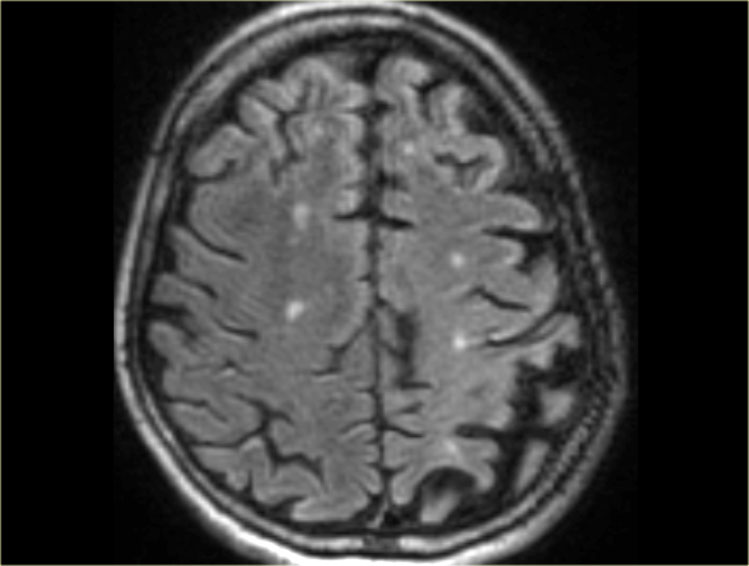
#> input picture Presentation Images/mri.jpg, 749 x 566 px
$ python functions.py '../Presentation Images/mri.jpg' out.png
#> lines starting #> are read from the running program, lines starting #| are printed output that depends on the picture
#> further down, imm is the input picture: shape (566, 749, 3); mean B, G, R 56, 56.2, 56.2
import cv2 as cv
import sys
import numpy as np

def contrast_enh(img, p):
#> called with p = 0.08
    chans = cv.split(img)
    for channel in chans:
        hist = cv.calcHist([channel], [0], None, [256], [0, 256])
        threshold = max(hist)*p

        for first in range(hist.size):
            if hist[first] > threshold:
                break;

        for last in range(255,-1,-1):
            if hist[last] > threshold:
                break;

        if last == first:
            den = 0.1
        else:
            den = last - first

        scale = 255 / den
        offset = first

        channel[channel < first] = 0
        channel[channel > last] = 255
        channel[(channel >= first) & (channel <= last)] = channel[(channel >= first) & (channel <= last)] * scale - offset

        final_image = cv.merge([chans[0], chans[1], chans[2]])
#> this loop made 3 passes
#> threshold on passes 1 to 3: [9616.4], [9617.7], [9647.2]
#> pass 1, in contrast_enh, `final_image = cv.merge([chans[0], chans[1], chans[2]])`:
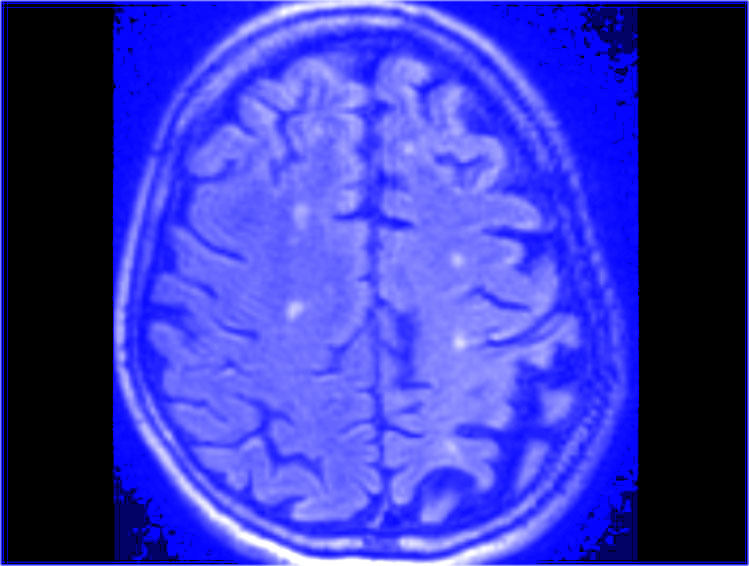
#> final_image: shape (566, 749, 3); mean of channels 0, 1, 2 178.7, 56.2, 56.2; drawn as B, G, R
#> pass 2, in contrast_enh, `final_image = cv.merge([chans[0], chans[1], chans[2]])`:
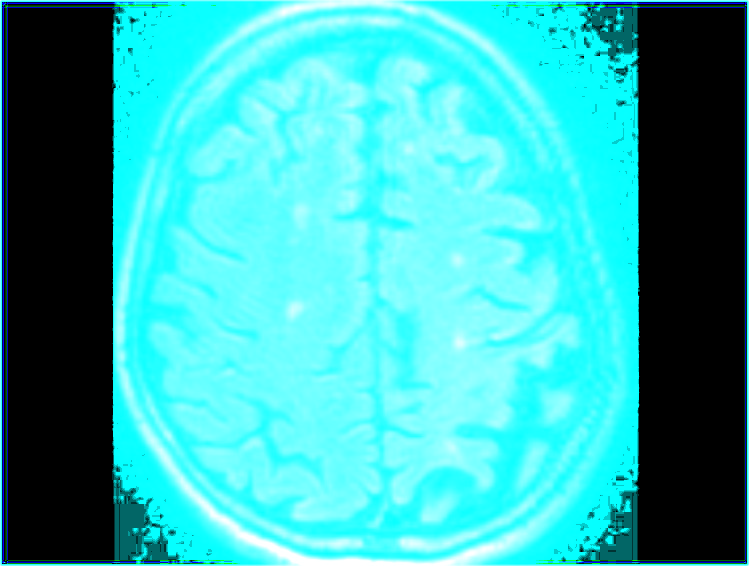
#> final_image: shape (566, 749, 3); mean of channels 0, 1, 2 178.7, 177.8, 56.2; drawn as B, G, R
#> pass 3, in contrast_enh, `final_image = cv.merge([chans[0], chans[1], chans[2]])`:
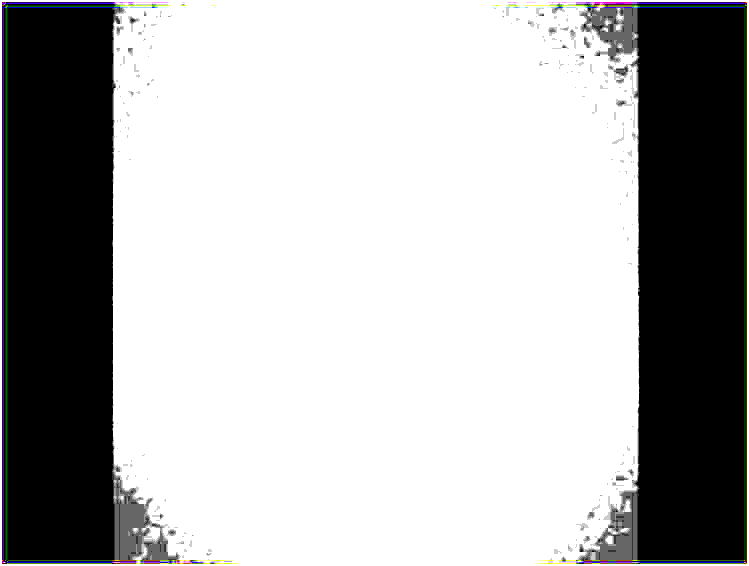
#> final_image: shape (566, 749, 3); mean of channels 0, 1, 2 178.7, 177.8, 177.7; drawn as B, G, R

    return final_image

def image_sharp(image):
    kernel = np.array([[0, -1, 0], [-1, 5, -1], [0, -1, 0]])
#> kernel = [[0, -1, 0], [-1, 5, -1], [0, -1, 0]]

    # Apply the filter matrix to the image
    sharpened = cv.filter2D(image, -1, kernel)
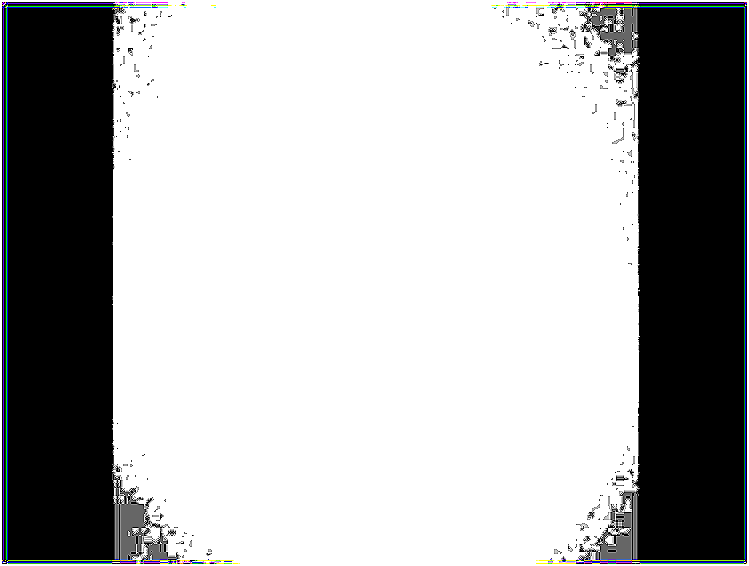
#> sharpened: shape (566, 749, 3); mean of channels 0, 1, 2 178.2, 177.8, 177.1; drawn as B, G, R

    return sharpened


if __name__ == "__main__":
    imm = cv.imread(sys.argv[1])
    out = image_sharp(contrast_enh(imm, 0.08))
    cv.imwrite(sys.argv[2], out)
